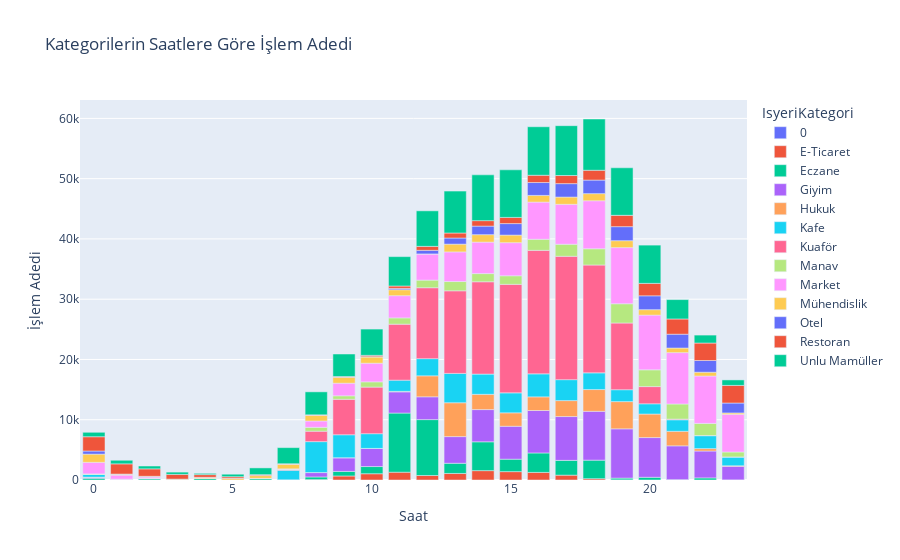

Notebook code for this chart:
### Code cell
import pandas as pd
import matplotlib.pyplot as plt
import random
import plotly.express as px

data = data[data["IsyeriKategori"] != "Test"]

data['Saat'] = pd.to_datetime(data['IslemTarih']).dt.hour

saat_ile_islem_adedi = data.groupby(['Saat', 'IsyeriKategori'])['IslemID'].count().unstack().fillna(0)

fig = px.bar(saat_ile_islem_adedi, x=saat_ile_islem_adedi.index, y=saat_ile_islem_adedi.columns, labels={'Saat':'Saat', 'value':'İşlem Adedi'}, title="Kategorilerin Saatlere Göre İşlem Adedi")

fig.show()

### Figure 1 — Plotly figure (JSON) as saved in the notebook; plotly's stock layout.template omitted (floating-point values rounded to 4 significant figures)
{"data": [{"alignmentgroup": "True", "hovertemplate": "IsyeriKategori=0<br>Saat=%{x}<br>İşlem Adedi=%{y}<extra></extra>", "legendgroup": "0", "marker": {"color": "#636efa", "pattern": {"shape": ""}}, "name": "0", "offsetgroup": "0", "orientation": "v", "showlegend": true, "textposition": "auto", "type": "bar", "x": [0, 1, 2, 3, 4, 5, 6, 7, 8, 9, 10, 11, 12, 13, 14, 15, 16, 17, 18, 19, 20, 21, 22, 23], "xaxis": "x", "y": [0, 0, 0, 0, 0, 0, 0, 0, 0, 0, 0, 2, 0, 0, 0, 0, 1, 1, 0, 0, 0, 0, 0, 0], "yaxis": "y"}, {"alignmentgroup": "True", "hovertemplate": "IsyeriKategori=E-Ticaret<br>Saat=%{x}<br>İşlem Adedi=%{y}<extra></extra>", "legendgroup": "E-Ticaret", "marker": {"color": "#EF553B", "pattern": {"shape": ""}}, "name": "E-Ticaret", "offsetgroup": "E-Ticaret", "orientation": "v", "showlegend": true, "textposition": "auto", "type": "bar", "x": [0, 1, 2, 3, 4, 5, 6, 7, 8, 9, 10, 11, 12, 13, 14, 15, 16, 17, 18, 19, 20, 21, 22, 23], "xaxis": "x", "y": [1, 0, 1, 0, 0, 0, 0, 0, 69, 668, 1040, 1293, 748, 1085, 1553, 1387, 1258, 803, 216, 25, 1, 0, 2, 0], "yaxis": "y"}, {"alignmentgroup": "True", "hovertemplate": "IsyeriKategori=Eczane<br>Saat=%{x}<br>İşlem Adedi=%{y}<extra></extra>", "legendgroup": "Eczane", "marker": {"color": "#00cc96", "pattern": {"shape": ""}}, "name": "Eczane", "offsetgroup": "Eczane", "orientation": "v", "showlegend": true, "textposition": "auto", "type": "bar", "x": [0, 1, 2, 3, 4, 5, 6, 7, 8, 9, 10, 11, 12, 13, 14, 15, 16, 17, 18, 19, 20, 21, 22, 23], "xaxis": "x", "y": [286, 6, 230, 0, 256, 0, 228, 1, 437, 757, 1192, 9811, 9274, 1693, 4783, 2068, 3230, 2454, 3078, 291, 448, 59, 347, 23], "yaxis": "y"}, {"alignmentgroup": "True", "hovertemplate": "IsyeriKategori=Giyim<br>Saat=%{x}<br>İşlem Adedi=%{y}<extra></extra>", "legendgroup": "Giyim", "marker": {"color": "#ab63fa", "pattern": {"shape": ""}}, "name": "Giyim", "offsetgroup": "Giyim", "orientation": "v", "showlegend": true, "textposition": "auto", "type": "bar", "x": [0, 1, 2, 3, 4, 5, 6, 7, 8, 9, 10, 11, 12, 13, 14, 15, 16, 17, 18, 19, 20, 21, 22, 23], "xaxis": "x", "y": [152, 0, 1, 0, 0, 3, 22, 34, 728, 2271, 3005, 3517, 3782, 4423, 5348, 5464, 7043, 7270, 8102, 8175, 6591, 5610, 4462, 2256], "yaxis": "y"}, {"alignmentgroup": "True", "hovertemplate": "IsyeriKategori=Hukuk<br>Saat=%{x}<br>İşlem Adedi=%{y}<extra></extra>", "legendgroup": "Hukuk", "marker": {"color": "#FFA15A", "pattern": {"shape": ""}}, "name": "Hukuk", "offsetgroup": "Hukuk", "orientation": "v", "showlegend": true, "textposition": "auto", "type": "bar", "x": [0, 1, 2, 3, 4, 5, 6, 7, 8, 9, 10, 11, 12, 13, 14, 15, 16, 17, 18, 19, 20, 21, 22, 23], "xaxis": "x", "y": [38, 4, 2, 0, 0, 0, 0, 0, 0, 0, 4, 86, 3482, 5618, 2530, 2228, 2264, 2646, 3612, 4516, 3904, 2414, 399, 85], "yaxis": "y"}, {"alignmentgroup": "True", "hovertemplate": "IsyeriKategori=Kafe<br>Saat=%{x}<br>İşlem Adedi=%{y}<extra></extra>", "legendgroup": "Kafe", "marker": {"color": "#19d3f3", "pattern": {"shape": ""}}, "name": "Kafe", "offsetgroup": "Kafe", "orientation": "v", "showlegend": true, "textposition": "auto", "type": "bar", "x": [0, 1, 2, 3, 4, 5, 6, 7, 8, 9, 10, 11, 12, 13, 14, 15, 16, 17, 18, 19, 20, 21, 22, 23], "xaxis": "x", "y": [449, 81, 17, 1, 0, 0, 13, 1577, 5131, 3811, 2445, 1856, 2852, 4865, 3359, 3310, 3814, 3477, 2770, 1974, 1702, 1910, 2140, 1445], "yaxis": "y"}, {"alignmentgroup": "True", "hovertemplate": "IsyeriKategori=Kuaför<br>Saat=%{x}<br>İşlem Adedi=%{y}<extra></extra>", "legendgroup": "Kuaför", "marker": {"color": "#FF6692", "pattern": {"shape": ""}}, "name": "Kuaför", "offsetgroup": "Kuaför", "orientation": "v", "showlegend": true, "textposition": "auto", "type": "bar", "x": [0, 1, 2, 3, 4, 5, 6, 7, 8, 9, 10, 11, 12, 13, 14, 15, 16, 17, 18, 19, 20, 21, 22, 23], "xaxis": "x", "y": [5, 45, 58, 0, 0, 2, 8, 110, 1734, 5885, 7725, 9294, 11765, 13710, 15319, 18003, 20496, 20469, 17897, 11069, 2853, 110, 29, 17], "yaxis": "y"}, {"alignmentgroup": "True", "hovertemplate": "IsyeriKategori=Manav<br>Saat=%{x}<br>İşlem Adedi=%{y}<extra></extra>", "legendgroup": "Manav", "marker": {"color": "#B6E880", "pattern": {"shape": ""}}, "name": "Manav", "offsetgroup": "Manav", "orientation": "v", "showlegend": true, "textposition": "auto", "type": "bar", "x": [0, 1, 2, 3, 4, 5, 6, 7, 8, 9, 10, 11, 12, 13, 14, 15, 16, 17, 18, 19, 20, 21, 22, 23], "xaxis": "x", "y": [82, 1, 0, 0, 0, 1, 7, 74, 641, 578, 873, 1038, 1264, 1539, 1358, 1425, 1840, 1997, 2701, 3193, 2780, 2509, 2008, 822], "yaxis": "y"}, {"alignmentgroup": "True", "hovertemplate": "IsyeriKategori=Market<br>Saat=%{x}<br>İşlem Adedi=%{y}<extra></extra>", "legendgroup": "Market", "marker": {"color": "#FF97FF", "pattern": {"shape": ""}}, "name": "Market", "offsetgroup": "Market", "orientation": "v", "showlegend": true, "textposition": "auto", "type": "bar", "x": [0, 1, 2, 3, 4, 5, 6, 7, 8, 9, 10, 11, 12, 13, 14, 15, 16, 17, 18, 19, 20, 21, 22, 23], "xaxis": "x", "y": [1918, 674, 199, 10, 0, 1, 3, 53, 1051, 2093, 3094, 3687, 4334, 4914, 5223, 5494, 6169, 6628, 7957, 9319, 9082, 8524, 7868, 6250], "yaxis": "y"}, {"alignmentgroup": "True", "hovertemplate": "IsyeriKategori=Mühendislik<br>Saat=%{x}<br>İşlem Adedi=%{y}<extra></extra>", "legendgroup": "Mühendislik", "marker": {"color": "#FECB52", "pattern": {"shape": ""}}, "name": "Mühendislik", "offsetgroup": "Mühendislik", "orientation": "v", "showlegend": true, "textposition": "auto", "type": "bar", "x": [0, 1, 2, 3, 4, 5, 6, 7, 8, 9, 10, 11, 12, 13, 14, 15, 16, 17, 18, 19, 20, 21, 22, 23], "xaxis": "x", "y": [1358, 144, 105, 137, 188, 269, 457, 768, 952, 987, 1041, 988, 10, 1290, 1235, 1258, 1107, 1204, 1182, 1146, 904, 761, 632, 228], "yaxis": "y"}, {"alignmentgroup": "True", "hovertemplate": "IsyeriKategori=Otel<br>Saat=%{x}<br>İşlem Adedi=%{y}<extra></extra>", "legendgroup": "Otel", "marker": {"color": "#636efa", "pattern": {"shape": ""}}, "name": "Otel", "offsetgroup": "Otel", "orientation": "v", "showlegend": true, "textposition": "auto", "type": "bar", "x": [0, 1, 2, 3, 4, 5, 6, 7, 8, 9, 10, 11, 12, 13, 14, 15, 16, 17, 18, 19, 20, 21, 22, 23], "xaxis": "x", "y": [522, 29, 0, 0, 0, 0, 0, 0, 0, 6, 44, 218, 596, 1014, 1421, 1910, 2136, 2225, 2252, 2328, 2298, 2295, 1940, 1645], "yaxis": "y"}, {"alignmentgroup": "True", "hovertemplate": "IsyeriKategori=Restoran<br>Saat=%{x}<br>İşlem Adedi=%{y}<extra></extra>", "legendgroup": "Restoran", "marker": {"color": "#EF553B", "pattern": {"shape": ""}}, "name": "Restoran", "offsetgroup": "Restoran", "orientation": "v", "showlegend": true, "textposition": "auto", "type": "bar", "x": [0, 1, 2, 3, 4, 5, 6, 7, 8, 9, 10, 11, 12, 13, 14, 15, 16, 17, 18, 19, 20, 21, 22, 23], "xaxis": "x", "y": [2371, 1695, 1234, 781, 451, 268, 146, 81, 72, 114, 221, 399, 660, 832, 906, 1022, 1209, 1347, 1628, 1881, 2064, 2527, 2900, 2926], "yaxis": "y"}, {"alignmentgroup": "True", "hovertemplate": "IsyeriKategori=Unlu Mamüller<br>Saat=%{x}<br>İşlem Adedi=%{y}<extra></extra>", "legendgroup": "Unlu Mamüller", "marker": {"color": "#00cc96", "pattern": {"shape": ""}}, "name": "Unlu Mamüller", "offsetgroup": "Unlu Mamüller", "orientation": "v", "showlegend": true, "textposition": "auto", "type": "bar", "x": [0, 1, 2, 3, 4, 5, 6, 7, 8, 9, 10, 11, 12, 13, 14, 15, 16, 17, 18, 19, 20, 21, 22, 23], "xaxis": "x", "y": [735, 596, 473, 378, 206, 417, 1123, 2674, 3814, 3737, 4359, 4874, 5896, 6950, 7599, 7899, 8048, 8271, 8505, 7887, 6347, 3216, 1318, 911], "yaxis": "y"}], "layout": {"barmode": "relative", "legend": {"title": {"text": "IsyeriKategori"}, "tracegroupgap": 0}, "title": {"text": "Kategorilerin Saatlere Göre İşlem Adedi"}, "xaxis": {"anchor": "y", "domain": [0, 1], "title": {"text": "Saat"}}, "yaxis": {"anchor": "x", "domain": [0, 1], "title": {"text": "İşlem Adedi"}}}}
